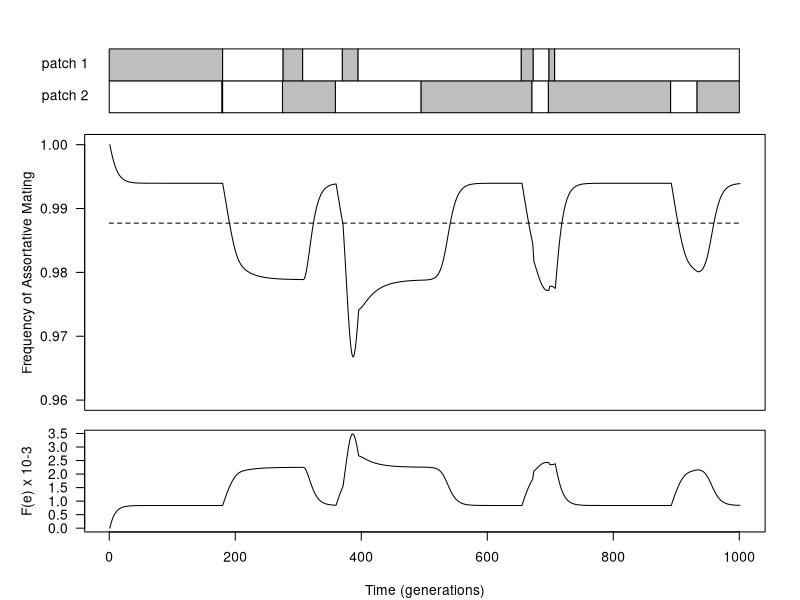

This figure's R source:
#!/usr/bin/env R
# author: Tim Barraclough (tim.barraclough@biology.ox.ac.uk)
# version: 1.0 

#################################################################################################
##Four locus model of habitat-based selection and assortative mating
##after Diehl and Bush 1989. The role of habitat preference in adaptation and speciation. In
##D. Otte and J.A. Endler, editors. Speciation and its consequences, pp 345-365. Sinauer, Sunderland.
#################################################################################################

##Used to plot figure 1 and 2 in Does selection favour the maintenance of porous species boundaries? Barraclough T.G. (2024) J. Evol. Biol.

##To plot figure 1 versus figure 2, change line 38 even.periodicity<-TRUE/FALSE

##Locus a,A and b,B determine fitness in a-niche, i.e habitat type
##and probability of entering mating group 1 and 2
##Locus c,C and d,D determine fitness w.r.t environment, which can be shared or differ between a-niches
##Locus E and e determine the probability that ab and AB genotypes enter the early or late mating pools. E means ab enters early mating pool with probability=1, AB to late mating pool with p=1
##e means ab and AB enter the mating pools at random


##set up basic parameters
##mutation rate
	mut.vec<-c(0.0001)
##periodicity of environmental change
	period.vec<-c(100)
##selection coefficient on the niche loci
	alpha.selec.vec<-0.1 #seq(0,0.5,0.1)
##selection coefficient on the environment loci
	beta.selec.vec<-0.2 #seq(0,0.5,0.05)
##set up parameter table
	param.table<-expand.grid(mut.vec, period.vec, alpha.selec.vec, beta.selec.vec)
	nreps<-nrow(param.table)
##empty list to set environmental switch points later
	switch.points<-list()
##even periodicity or random shifts with average frequency
##TRUE = Figure 1 in paper, FALSE = a random trial of figure 2 in paper 
	even.periodicity<-FALSE

for (reps in (1:nreps)) {

##parameters
	num.gen<-1000
	mut<-param.table[reps,1]
	ri<-1.0
	selec<-c(param.table[reps,3],param.table[reps,3],param.table[reps,4],param.table[reps,4])		
	selec.div<-0.01  ##division in assortative mating parameter for evaluating selection gradient
	mod.mut<-2		 ##mutation parameter to scale fitness gradient to modify ri
##does environment fluctuate?
	fluct<-TRUE
	period<-param.table[reps,2]	
##do the a-niches start with same environment?
	same<-FALSE
##Random settlement as in Felsenstein (TRUE) or within niche as in Diehl and Bush (FALSE)
	random.settlement<-FALSE
##environment changes at these time points
##a) even periodicity
if (even.periodicity) {
	switch.points[[1]]<-seq(200,num.gen,period)
	switch.points[[2]]<-seq(200,num.gen,period) } else {	
##b) random with average period
	switch.points[[1]]<-sort(sample(100:num.gen, round((num.gen-99)*1/period,0),replace=F))
	switch.points[[2]]<-sort(sample(100:num.gen, round((num.gen-99)*1/period,0),replace=F))
	}
	
##set up genotype identities
	geno.combos<-expand.grid(c(0,1),c(0,1),c(0,1),c(0,1),c(0,1))
	geno.ids<-apply(expand.grid(c("a","A"),c("b","B"),c("c","C"),c("d","D"),c("e","E")),1,function(x) paste(x,collapse=""))

##set up mutation matrix
	mut.list<-list()
	for (i in (1:5)) {
		mut.list[[i]]<-outer(substring(geno.ids,i,i),substring(geno.ids,i,i),"==")
		mut.list[[i]][mut.list[[i]]]<-(1-mut)
		mut.list[[i]][!mut.list[[i]]]<-mut
		}
	mut.matrix<-mut.list[[1]]*mut.list[[2]]*mut.list[[3]]*mut.list[[4]]*mut.list[[5]]

##Calculate random mating table
	alleles<-list()
	for (i in (1:5)) {
	alleles[[i]]<-strsplit(outer(substring(geno.ids,i,i),substring(geno.ids,i,i),paste)," ")}

	count.genotypes<-function(x) {
		genos<-outer(alleles[[1]][[x]],alleles[[2]][[x]],paste)
			genos<-gsub(" ","",as.vector(outer(genos,alleles[[3]][[x]],paste)))
			genos<-gsub(" ","",as.vector(outer(genos,alleles[[4]][[x]],paste)))
			genos<-gsub(" ","",as.vector(outer(genos,alleles[[5]][[x]],paste)))
		return(geno.ids%in%genos/sum(geno.ids%in%genos))}

	RM.table<-t(simplify2array(lapply(1:length(alleles[[1]]),count.genotypes)))
	colnames(RM.table)<-geno.ids
	
allele.array<-array(unlist(alleles),dim=c(2,length(alleles[[1]]),length(alleles)))
	rownames(RM.table)<-paste(apply(allele.array[1,,],1,function(x) paste(x,collapse="")),".",
							  apply(allele.array[2,,],1,function(x) paste(x,collapse="")),sep="")

##starting environments determined here
if (same) {
	opt.1<-c(0,0,0,0)
	opt.2<-c(1,1,0,0)} else {
	opt.1<-c(0,0,0,0)
	opt.2<-c(1,1,1,1)}

##population genotypes with 50:50 optimal genotypes to start, but 100% E
	geno.freqs<-array(0,length(geno.ids)) 
	geno.freqs[apply(geno.combos,1,function(x) identical(as.vector(x[1:4]),opt.1))]<-c(0,0.5)
	geno.freqs[apply(geno.combos,1,function(x) identical(as.vector(x[1:4]),opt.2))]<-c(0,0.5)
	names(geno.freqs)<-geno.ids

##Calculate fitness at start
	optim1<-sweep(geno.combos[,1:4],2,opt.1,"==")
	fitness1<-matrix(1,nrow=nrow(optim1),ncol=ncol(optim1))
	fitness1[optim1]<-fitness1[optim1]+sweep(optim1,2,selec,"*")[optim1]
	fitness1<-apply(fitness1,1,prod)

	optim2<-sweep(geno.combos[,1:4],2,opt.2,"==")
	fitness2<-matrix(1,nrow=nrow(optim2),ncol=ncol(optim2))
	fitness2[optim2]<-fitness2[optim2]+sweep(optim2,2,selec,"*")[optim2]
	fitness2<-apply(fitness2,1,prod)

##and genotype frequencies in the two niches
	geno.freqs1<-geno.freqs
	geno.freqs2<-geno.freqs
	
##store initial results
	results<-c(geno.freqs,f_e=(sum(geno.freqs1[grep("e",names(geno.freqs1))])+sum(geno.freqs2[grep("e",names(geno.freqs2))]))/2,recomb=ri,fitness=prod(1+selec))

##START GENERATIONS
for (i in (1:num.gen)) {
	
	##apply a shift in environment if required
	
	if ((fluct)&(i%in%switch.points[[1]])) {
	opt.1[3:4]<-!opt.1[3:4]}
	if ((fluct)&(i%in%switch.points[[2]])) {
	opt.2[3:4]<-!opt.2[3:4]}
	
	##apply mutation
	geno.freqs<-geno.freqs%*%mut.matrix		
	
	##Calculate probabilities of joining mating pools under assortative mating
	##Only those that are ab and E join mating group 1, and AB and E join mating group 2
	group1<-which((rowSums(geno.combos[,1:2])==0)&(geno.combos[,5]==1))
	group2<-which((rowSums(geno.combos[,1:2])==2)&(geno.combos[,5]==1))
	p.group<-matrix(0.5,ncol=length(geno.ids),nrow=2)
	p.group[1,group1]<-1
	p.group[1,group2]<-0
	p.group[2,group1]<-0
	p.group[2,group2]<-1
	colnames(p.group)<-geno.ids
	rownames(p.group)<-c("mating1","mating2")

	##mating pool freqs
	mating.pools<-sweep(p.group,2,geno.freqs,"*")
	
	##random mating within mating pool 1
	mating.freqs1<-(mating.pools[1,]%o%mating.pools[1,])
	mating.freqs1<-mating.freqs1/sum(mating.freqs1)
	geno.freqs1<-colSums(RM.table*as.vector(mating.freqs1))

	##random mating in mating pool 2
	mating.freqs2<-(mating.pools[2,]%o%mating.pools[2,])
	mating.freqs2<-mating.freqs2/sum(mating.freqs2)
	geno.freqs2<-colSums(RM.table*as.vector(mating.freqs2))

	##calculate the frequency of assortative mating, i.e. abXab and ABxAB
	recomb.tmp<-(sum(mating.freqs1[grep("ab",rownames(mating.freqs1)),grep("ab",rownames(mating.freqs1))])+sum(mating.freqs2[grep("AB",rownames(mating.freqs2)),grep("AB",rownames(mating.freqs2))]))/2

	##Random settlement or stay in their own niche
	if (random.settlement) {
	geno.freqs.tmp<-(geno.freqs1+geno.freqs2)/2
	geno.freqs1<-geno.freqs.tmp
	geno.freqs2<-geno.freqs.tmp }

	##calculate fitness, selection operates separately in each group
		optim1<-sweep(geno.combos[,1:4],2,opt.1,"==")
		fitness1<-matrix(1,nrow=nrow(optim1),ncol=ncol(optim1))
		fitness1[optim1]<-fitness1[optim1]+sweep(optim1,2,selec,"*")[optim1]
		fitness1<-apply(fitness1,1,prod)

		optim2<-sweep(geno.combos[,1:4],2,opt.2,"==")
		fitness2<-matrix(1,nrow=nrow(optim2),ncol=ncol(optim2))
		fitness2[optim2]<-fitness2[optim2]+sweep(optim2,2,selec,"*")[optim2]
		fitness2<-apply(fitness2,1,prod)

	mean.fitness<-mean(c(weighted.mean(fitness1,geno.freqs1),weighted.mean(fitness2,geno.freqs2)))
		
	##store gen results
	results<-rbind(results,c(geno.freqs,f_e=(sum(geno.freqs1[grep("e",names(geno.freqs1))])+sum(geno.freqs2[grep("e",names(geno.freqs2))]))/2,recomb=recomb.tmp,fitness=mean(c(weighted.mean(fitness1,geno.freqs1),weighted.mean(fitness2,geno.freqs2)))))

	##apply selection
	geno.freqs1<-geno.freqs1*fitness1
	geno.freqs1<-geno.freqs1/sum(geno.freqs1)

	geno.freqs2<-geno.freqs2*fitness2
	geno.freqs2<-geno.freqs2/sum(geno.freqs2)
	
	##average to get overall frequences
	geno.freqs<-(geno.freqs1+geno.freqs2)/2
		
}	##end of gen loop

}  ##end of reps loop

##set up plotting layout

layout.matrix=matrix(c(1,2,1,2),nrow=2)

layout(mat = layout.matrix,
       heights = c(10, 4), # Heights of the two rows
       widths = c(2, 2)) # Widths of the two columns

par(xpd = NA, mar = c(1, 5, 8, 2) + 0.1)

##plot the frequency of assortative mating

plot(results[,ncol(results)-1],type="l",lty=1,xlab="",ylab="Frequency of Assortative Mating",ylim=c(0.96,1),las=1,xaxt="n")
#plot(1-results[,ncol(results)-1],type="l",lty=1,xlab="Time (generations)",ylab="P(Assortative Mating)",ylim=c(0,0.01),las=1)

##add a dashed line showing the average
lines(c(0,1000),rep(mean(results[,ncol(results)-1]),2),lty=2)

# This plots the changes in physical environment in rectangles at the top
plot.rect.1<-unique(c(0,switch.points[[1]],1000))
plot.rect.2<-unique(c(0,switch.points[[2]],1000))
rect(plot.rect.1[-length(plot.rect.1)], 1.005, plot.rect.1[-1], 1.01, col=c("white","grey"))
rect(plot.rect.2[-length(plot.rect.2)], 1.01, plot.rect.2[-1], 1.015, col=c("grey","white"))
text(x=-70,y=1.0075,"patch 2")
text(x=-70,y=1.0125,"patch 1")

##plot the frequency of e alleles, i.e. those leading to random joining of mating pools for ab and AB
par(xpd = NA, mar = c(4,5,0,2) + 0.1)
plot(results[,ncol(results)-2]*1000,type="l",ylab="F(e) x 10-3",xlab="Time (generations)",ylim=c(0,max(results[,ncol(results)-2]*1000)),las=1)